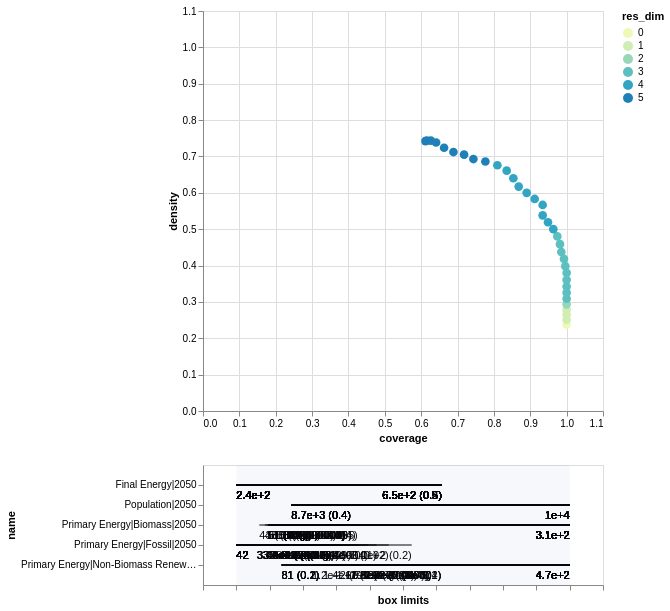

This figure's notebook cell:
### Code cell
box1.inspect_tradeoff()

### Figure 1 — Vega-Lite specification as saved in the notebook (floating-point values rounded to 4 significant figures)
{"config": {"view": {"continuousWidth": 300, "continuousHeight": 300}}, "vconcat": [{"data": {"name": "data-2d172a2b8bb0cdc6af72a645f3bc7542"}, "mark": {"type": "circle", "size": 75}, "encoding": {"color": {"field": "res_dim", "scale": {"range": ["#eff9b6", "#d0edb3", "#97d6b9", "#5dc0c0", "#31a5c2", "#1f80b8", "#2354a3", "#21318d"]}, "type": "ordinal"}, "opacity": {"condition": {"param": "param_1132f4e8af20e10d", "value": 1}, "value": 0.4}, "tooltip": [{"field": "id", "type": "quantitative"}, {"field": "coverage", "format": ".2", "type": "quantitative"}, {"field": "density", "format": ".2", "type": "quantitative"}, {"field": "res_dim", "type": "ordinal"}], "x": {"field": "coverage", "scale": {"domain": [0, 1.1]}, "type": "quantitative"}, "y": {"field": "density", "scale": {"domain": [0, 1.1]}, "type": "quantitative"}}, "height": 400, "name": "view_f04e86b26fd70983_0", "width": 400}, {"layer": [{"data": {"name": "data-48250da5fa96e78ea16b1282b82588ae"}, "mark": {"type": "rule"}, "encoding": {"x": {"axis": {"grid": false, "labels": false, "title": "box limits"}, "field": "x_lower", "scale": {"domain": [0, 1], "padding": 0.1}, "type": "quantitative"}, "x2": {"field": "x_upper"}, "y": {"field": "name", "scale": {"padding": 1.0}, "type": "nominal"}}, "transform": [{"calculate": "(datum.x1-datum.minimum)/(datum.maximum-datum.minimum)", "as": "x_lower"}, {"calculate": "(datum.x2-datum.minimum)/(datum.maximum-datum.minimum)", "as": "x_upper"}, {"filter": {"param": "param_1132f4e8af20e10d"}}]}, {"data": {"name": "data-48250da5fa96e78ea16b1282b82588ae"}, "mark": {"type": "text", "align": "left", "baseline": "top", "dy": 5}, "encoding": {"text": {"field": "text", "type": "ordinal"}, "x": {"axis": {"grid": false, "labels": false, "title": "box limits"}, "field": "x_lower", "scale": {"domain": [0, 1], "padding": 0.1}, "type": "quantitative"}, "x2": {"field": "x_upper"}, "y": {"field": "name", "scale": {"padding": 1.0}, "type": "nominal"}}, "transform": [{"calculate": "(datum.x1-datum.minimum)/(datum.maximum-datum.minimum)", "as": "x_lower"}, {"calculate": "(datum.x2-datum.minimum)/(datum.maximum-datum.minimum)", "as": "x_upper"}, {"filter": {"param": "param_1132f4e8af20e10d"}}, {"calculate": "datum.qp_lower>0?format(datum.x1, \".2\")+\" (\"+format(datum.qp_lower, \".1~g\")+\")\" :format(datum.x1, \".2\")", "as": "text"}]}, {"data": {"name": "data-48250da5fa96e78ea16b1282b82588ae"}, "mark": {"type": "text", "align": "right", "baseline": "top", "dy": 5}, "encoding": {"text": {"field": "text", "type": "ordinal"}, "x": {"field": "x_upper", "type": "quantitative"}, "x2": {"field": "x_upper"}, "y": {"field": "name", "scale": {"padding": 1.0}, "type": "nominal"}}, "transform": [{"calculate": "(datum.x1-datum.minimum)/(datum.maximum-datum.minimum)", "as": "x_lower"}, {"calculate": "(datum.x2-datum.minimum)/(datum.maximum-datum.minimum)", "as": "x_upper"}, {"filter": {"param": "param_1132f4e8af20e10d"}}, {"calculate": "datum.qp_upper>0?format(datum.x2, \".2\")+\" (\"+format(datum.qp_upper, \".1\")+\")\" :format(datum.x2, \".2\")", "as": "text"}]}, {"data": {"name": "data-97aefd6d737ded565dc732e63f74ecc6"}, "mark": {"type": "rect", "opacity": 0.05}, "encoding": {"x": {"field": "start", "type": "quantitative"}, "x2": {"field": "end"}}}, {"data": {"name": "data-4f53cda18c2baa0c0354bb5f9a3ecbe5"}, "mark": {"type": "point"}, "encoding": {"x": {"field": "x", "type": "quantitative"}, "y": {"field": "name", "type": "nominal"}}, "transform": [{"filter": {"param": "param_1132f4e8af20e10d"}}]}, {"data": {"name": "data-4f53cda18c2baa0c0354bb5f9a3ecbe5"}, "mark": {"type": "text", "align": "center", "baseline": "top", "dy": 5}, "encoding": {"text": {"field": "item", "type": "nominal"}, "x": {"field": "x", "type": "quantitative"}, "y": {"field": "name", "type": "nominal"}}, "transform": [{"filter": {"param": "param_1132f4e8af20e10d"}}]}], "width": 400}], "params": [{"name": "param_1132f4e8af20e10d", "select": {"type": "point", "fields": ["id"]}, "views": ["view_f04e86b26fd70983_0"]}], "$schema": "https://vega.github.io/schema/vega-lite/v6.4.1.json", "datasets": {"data-2d172a2b8bb0cdc6af72a645f3bc7542": [{"coverage": 1.0, "density": 0.238, "id": 0, "k": 273, "mass": 1.0, "mean": 0.238, "n": 1147, "res_dim": 0}, {"coverage": 1.0, "density": 0.2509, "id": 1, "k": 273, "mass": 0.9486, "mean": 0.2509, "n": 1088, "res_dim": 1}, {"coverage": 1.0, "density": 0.2643, "id": 2, "k": 273, "mass": 0.9006, "mean": 0.2643, "n": 1033, "res_dim": 1}, {"coverage": 1.0, "density": 0.2783, "id": 3, "k": 273, "mass": 0.8553, "mean": 0.2783, "n": 981, "res_dim": 1}, {"coverage": 1.0, "density": 0.2932, "id": 4, "k": 273, "mass": 0.8117, "mean": 0.2932, "n": 931, "res_dim": 2}, {"coverage": 1.0, "density": 0.3088, "id": 5, "k": 273, "mass": 0.7707, "mean": 0.3088, "n": 884, "res_dim": 3}, {"coverage": 1.0, "density": 0.3254, "id": 6, "k": 273, "mass": 0.7315, "mean": 0.3254, "n": 839, "res_dim": 3}, {"coverage": 1.0, "density": 0.3425, "id": 7, "k": 273, "mass": 0.6949, "mean": 0.3425, "n": 797, "res_dim": 3}, {"coverage": 1.0, "density": 0.3606, "id": 8, "k": 273, "mass": 0.66, "mean": 0.3606, "n": 757, "res_dim": 3}, {"coverage": 1.0, "density": 0.3797, "id": 9, "k": 273, "mass": 0.6269, "mean": 0.3797, "n": 719, "res_dim": 3}, {"coverage": 0.9963, "density": 0.3982, "id": 10, "k": 272, "mass": 0.5955, "mean": 0.3982, "n": 683, "res_dim": 3}, {"coverage": 0.9927, "density": 0.4182, "id": 11, "k": 271, "mass": 0.565, "mean": 0.4182, "n": 648, "res_dim": 3}, {"coverage": 0.9853, "density": 0.4374, "id": 12, "k": 269, "mass": 0.5362, "mean": 0.4374, "n": 615, "res_dim": 3}, {"coverage": 0.9817, "density": 0.4589, "id": 13, "k": 268, "mass": 0.5092, "mean": 0.4589, "n": 584, "res_dim": 3}, {"coverage": 0.9744, "density": 0.4801, "id": 14, "k": 266, "mass": 0.483, "mean": 0.4801, "n": 554, "res_dim": 3}, {"coverage": 0.9634, "density": 0.5, "id": 15, "k": 263, "mass": 0.4586, "mean": 0.5, "n": 526, "res_dim": 4}, {"coverage": 0.9487, "density": 0.519, "id": 16, "k": 259, "mass": 0.435, "mean": 0.519, "n": 499, "res_dim": 4}, {"coverage": 0.9341, "density": 0.538, "id": 17, "k": 255, "mass": 0.4133, "mean": 0.538, "n": 474, "res_dim": 4}, {"coverage": 0.9341, "density": 0.5667, "id": 18, "k": 255, "mass": 0.3923, "mean": 0.5667, "n": 450, "res_dim": 4}, {"coverage": 0.9121, "density": 0.5831, "id": 19, "k": 249, "mass": 0.3723, "mean": 0.5831, "n": 427, "res_dim": 4}, {"coverage": 0.8901, "density": 0.6, "id": 20, "k": 243, "mass": 0.3531, "mean": 0.6, "n": 405, "res_dim": 4}, {"coverage": 0.8681, "density": 0.6172, "id": 21, "k": 237, "mass": 0.3348, "mean": 0.6172, "n": 384, "res_dim": 4}, {"coverage": 0.8535, "density": 0.6401, "id": 22, "k": 233, "mass": 0.3173, "mean": 0.6401, "n": 364, "res_dim": 4}, {"coverage": 0.8352, "density": 0.6609, "id": 23, "k": 228, "mass": 0.3008, "mean": 0.6609, "n": 345, "res_dim": 4}, {"coverage": 0.8095, "density": 0.6758, "id": 24, "k": 221, "mass": 0.2851, "mean": 0.6758, "n": 327, "res_dim": 4}, {"coverage": 0.7766, "density": 0.6861, "id": 25, "k": 212, "mass": 0.2694, "mean": 0.6861, "n": 309, "res_dim": 5}, {"coverage": 0.7436, "density": 0.6928, "id": 26, "k": 203, "mass": 0.2554, "mean": 0.6928, "n": 293, "res_dim": 5}, {"coverage": 0.7179, "density": 0.705, "id": 27, "k": 196, "mass": 0.2424, "mean": 0.705, "n": 278, "res_dim": 5}, {"coverage": 0.6886, "density": 0.7121, "id": 28, "k": 188, "mass": 0.2302, "mean": 0.7121, "n": 264, "res_dim": 5}, {"coverage": 0.663, "density": 0.724, "id": 29, "k": 181, "mass": 0.218, "mean": 0.724, "n": 250, "res_dim": 5}, {"coverage": 0.641, "density": 0.7384, "id": 30, "k": 175, "mass": 0.2066, "mean": 0.7384, "n": 237, "res_dim": 5}, {"coverage": 0.6117, "density": 0.7422, "id": 31, "k": 167, "mass": 0.1962, "mean": 0.7422, "n": 225, "res_dim": 5}, {"coverage": 0.6154, "density": 0.7434, "id": 32, "k": 168, "mass": 0.197, "mean": 0.7434, "n": 226, "res_dim": 5}, {"coverage": 0.6264, "density": 0.7435, "id": 33, "k": 171, "mass": 0.2005, "mean": 0.7435, "n": 230, "res_dim": 5}], "data-48250da5fa96e78ea16b1282b82588ae": [{"x1": 43.49, "x2": 310.1, "name": "Primary Energy|Biomass|2050", "id": 1, "minimum": 23.79, "maximum": 310.1, "qp_lower": 0.1674, "qp_upper": -1.0}, {"x1": 48.24, "x2": 310.1, "name": "Primary Energy|Biomass|2050", "id": 2, "minimum": 23.79, "maximum": 310.1, "qp_lower": 0.02686, "qp_upper": -1.0}, {"x1": 50.97, "x2": 310.1, "name": "Primary Energy|Biomass|2050", "id": 3, "minimum": 23.79, "maximum": 310.1, "qp_lower": 0.001993, "qp_upper": -1.0}, {"x1": 242.8, "x2": 645.2, "name": "Final Energy|2050", "id": 4, "minimum": 242.8, "maximum": 895.3, "qp_lower": -1.0, "qp_upper": 0.1632}, {"x1": 50.97, "x2": 310.1, "name": "Primary Energy|Biomass|2050", "id": 4, "minimum": 23.79, "maximum": 310.1, "qp_lower": 0.00301, "qp_upper": -1.0}, {"x1": 242.8, "x2": 645.2, "name": "Final Energy|2050", "id": 5, "minimum": 242.8, "maximum": 895.3, "qp_lower": -1.0, "qp_upper": 0.4071}, {"x1": 42.08, "x2": 614.0, "name": "Primary Energy|Fossil|2050", "id": 5, "minimum": 42.08, "maximum": 1129.0, "qp_lower": -1.0, "qp_upper": 0.1632}, {"x1": 50.97, "x2": 310.1, "name": "Primary Energy|Biomass|2050", "id": 5, "minimum": 23.79, "maximum": 310.1, "qp_lower": 0.006995, "qp_upper": -1.0}, {"x1": 242.8, "x2": 645.2, "name": "Final Energy|2050", "id": 6, "minimum": 242.8, "maximum": 895.3, "qp_lower": -1.0, "qp_upper": 0.4939}, {"x1": 42.08, "x2": 539.2, "name": "Primary Energy|Fossil|2050", "id": 6, "minimum": 42.08, "maximum": 1129.0, "qp_lower": -1.0, "qp_upper": 0.02312}, {"x1": 50.97, "x2": 310.1, "name": "Primary Energy|Biomass|2050", "id": 6, "minimum": 23.79, "maximum": 310.1, "qp_lower": 0.02204, "qp_upper": -1.0}, {"x1": 242.8, "x2": 645.2, "name": "Final Energy|2050", "id": 7, "minimum": 242.8, "maximum": 895.3, "qp_lower": -1.0, "qp_upper": 0.5133}, {"x1": 42.08, "x2": 499.5, "name": "Primary Energy|Fossil|2050", "id": 7, "minimum": 42.08, "maximum": 1129.0, "qp_lower": -1.0, "qp_upper": 0.001446}, {"x1": 50.97, "x2": 310.1, "name": "Primary Energy|Biomass|2050", "id": 7, "minimum": 23.79, "maximum": 310.1, "qp_lower": 0.05337, "qp_upper": -1.0}, {"x1": 242.8, "x2": 645.2, "name": "Final Energy|2050", "id": 8, "minimum": 242.8, "maximum": 895.3, "qp_lower": -1.0, "qp_upper": 0.5137}, {"x1": 42.08, "x2": 472.2, "name": "Primary Energy|Fossil|2050", "id": 8, "minimum": 42.08, "maximum": 1129.0, "qp_lower": -1.0, "qp_upper": 3.747e-05}, {"x1": 50.97, "x2": 310.1, "name": "Primary Energy|Biomass|2050", "id": 8, "minimum": 23.79, "maximum": 310.1, "qp_lower": 0.08371, "qp_upper": -1.0}, {"x1": 242.8, "x2": 645.2, "name": "Final Energy|2050", "id": 9, "minimum": 242.8, "maximum": 895.3, "qp_lower": -1.0, "qp_upper": 0.5141}, {"x1": 42.08, "x2": 440.7, "name": "Primary Energy|Fossil|2050", "id": 9, "minimum": 42.08, "maximum": 1129.0, "qp_lower": -1.0, "qp_upper": 4.013e-07}, {"x1": 50.97, "x2": 310.1, "name": "Primary Energy|Biomass|2050", "id": 9, "minimum": 23.79, "maximum": 310.1, "qp_lower": 0.1464, "qp_upper": -1.0}, {"x1": 242.8, "x2": 645.2, "name": "Final Energy|2050", "id": 10, "minimum": 242.8, "maximum": 895.3, "qp_lower": -1.0, "qp_upper": 0.5145}, {"x1": 42.08, "x2": 416.3, "name": "Primary Energy|Fossil|2050", "id": 10, "minimum": 42.08, "maximum": 1129.0, "qp_lower": -1.0, "qp_upper": 2.914e-09}, {"x1": 50.97, "x2": 310.1, "name": "Primary Energy|Biomass|2050", "id": 10, "minimum": 23.79, "maximum": 310.1, "qp_lower": 0.1863, "qp_upper": -1.0}, {"x1": 242.8, "x2": 645.2, "name": "Final Energy|2050", "id": 11, "minimum": 242.8, "maximum": 895.3, "qp_lower": -1.0, "qp_upper": 0.515}, {"x1": 42.08, "x2": 398.3, "name": "Primary Energy|Fossil|2050", "id": 11, "minimum": 42.08, "maximum": 1129.0, "qp_lower": -1.0, "qp_upper": 8.828e-12}, {"x1": 50.97, "x2": 310.1, "name": "Primary Energy|Biomass|2050", "id": 11, "minimum": 23.79, "maximum": 310.1, "qp_lower": 0.2604, "qp_upper": -1.0}, {"x1": 242.8, "x2": 645.2, "name": "Final Energy|2050", "id": 12, "minimum": 242.8, "maximum": 895.3, "qp_lower": -1.0, "qp_upper": 0.5155}, {"x1": 42.08, "x2": 377.6, "name": "Primary Energy|Fossil|2050", "id": 12, "minimum": 42.08, "maximum": 1129.0, "qp_lower": -1.0, "qp_upper": 2.518e-14}, {"x1": 50.97, "x2": 310.1, "name": "Primary Energy|Biomass|2050", "id": 12, "minimum": 23.79, "maximum": 310.1, "qp_lower": 0.3146, "qp_upper": -1.0}, {"x1": 242.8, "x2": 645.2, "name": "Final Energy|2050", "id": 13, "minimum": 242.8, "maximum": 895.3, "qp_lower": -1.0, "qp_upper": 0.5161}, {"x1": 42.08, "x2": 363.0, "name": "Primary Energy|Fossil|2050", "id": 13, "minimum": 42.08, "maximum": 1129.0, "qp_lower": -1.0, "qp_upper": 2.167e-17}, {"x1": 50.97, "x2": 310.1, "name": "Primary Energy|Biomass|2050", "id": 13, "minimum": 23.79, "maximum": 310.1, "qp_lower": 0.3551, "qp_upper": -1.0}, {"x1": 242.8, "x2": 645.2, "name": "Final Energy|2050", "id": 14, "minimum": 242.8, "maximum": 895.3, "qp_lower": -1.0, "qp_upper": 0.5167}, {"x1": 42.08, "x2": 344.5, "name": "Primary Energy|Fossil|2050", "id": 14, "minimum": 42.08, "maximum": 1129.0, "qp_lower": -1.0, "qp_upper": 1.726e-20}, {"x1": 50.97, "x2": 310.1, "name": "Primary Energy|Biomass|2050", "id": 14, "minimum": 23.79, "maximum": 310.1, "qp_lower": 0.3745, "qp_upper": -1.0}, {"x1": 242.8, "x2": 645.2, "name": "Final Energy|2050", "id": 15, "minimum": 242.8, "maximum": 895.3, "qp_lower": -1.0, "qp_upper": 0.5174}, {"x1": 42.08, "x2": 344.5, "name": "Primary Energy|Fossil|2050", "id": 15, "minimum": 42.08, "maximum": 1129.0, "qp_lower": -1.0, "qp_upper": 2.056e-15}, {"x1": 50.97, "x2": 310.1, "name": "Primary Energy|Biomass|2050", "id": 15, "minimum": 23.79, "maximum": 310.1, "qp_lower": 0.366, "qp_upper": -1.0}, {"x1": 80.89, "x2": 473.5, "name": "Primary Energy|Non-Biomass Renewables|2050", "id": 15, "minimum": 19.49, "maximum": 473.5, "qp_lower": 0.1927, "qp_upper": -1.0}, {"x1": 242.8, "x2": 645.2, "name": "Final Energy|2050", "id": 16, "minimum": 242.8, "maximum": 895.3, "qp_lower": -1.0, "qp_upper": 0.5181}, {"x1": 42.08, "x2": 344.5, "name": "Primary Energy|Fossil|2050", "id": 16, "minimum": 42.08, "maximum": 1129.0, "qp_lower": -1.0, "qp_upper": 8.91e-11}, {"x1": 55.1, "x2": 310.1, "name": "Primary Energy|Biomass|2050", "id": 16, "minimum": 23.79, "maximum": 310.1, "qp_lower": 0.1187, "qp_upper": -1.0}, {"x1": 80.89, "x2": 473.5, "name": "Primary Energy|Non-Biomass Renewables|2050", "id": 16, "minimum": 19.49, "maximum": 473.5, "qp_lower": 0.1754, "qp_upper": -1.0}, {"x1": 242.8, "x2": 645.2, "name": "Final Energy|2050", "id": 17, "minimum": 242.8, "maximum": 895.3, "qp_lower": -1.0, "qp_upper": 0.5188}, {"x1": 42.08, "x2": 344.5, "name": "Primary Energy|Fossil|2050", "id": 17, "minimum": 42.08, "maximum": 1129.0, "qp_lower": -1.0, "qp_upper": 3.511e-09}, {"x1": 58.22, "x2": 310.1, "name": "Primary Energy|Biomass|2050", "id": 17, "minimum": 23.79, "maximum": 310.1, "qp_lower": 0.02417, "qp_upper": -1.0}, {"x1": 80.89, "x2": 473.5, "name": "Primary Energy|Non-Biomass Renewables|2050", "id": 17, "minimum": 19.49, "maximum": 473.5, "qp_lower": 0.1585, "qp_upper": -1.0}, {"x1": 242.8, "x2": 645.2, "name": "Final Energy|2050", "id": 18, "minimum": 242.8, "maximum": 895.3, "qp_lower": -1.0, "qp_upper": 0.5198}, {"x1": 42.08, "x2": 344.5, "name": "Primary Energy|Fossil|2050", "id": 18, "minimum": 42.08, "maximum": 1129.0, "qp_lower": -1.0, "qp_upper": 1.567e-08}, {"x1": 61.43, "x2": 310.1, "name": "Primary Energy|Biomass|2050", "id": 18, "minimum": 23.79, "maximum": 310.1, "qp_lower": 0.0008407, "qp_upper": -1.0}, {"x1": 80.89, "x2": 473.5, "name": "Primary Energy|Non-Biomass Renewables|2050", "id": 18, "minimum": 19.49, "maximum": 473.5, "qp_lower": 0.136, "qp_upper": -1.0}, {"x1": 242.8, "x2": 645.2, "name": "Final Energy|2050", "id": 19, "minimum": 242.8, "maximum": 895.3, "qp_lower": -1.0, "qp_upper": 0.5206}, {"x1": 42.08, "x2": 344.5, "name": "Primary Energy|Fossil|2050", "id": 19, "minimum": 42.08, "maximum": 1129.0, "qp_lower": -1.0, "qp_upper": 2.903e-08}, {"x1": 64.2, "x2": 310.1, "name": "Primary Energy|Biomass|2050", "id": 19, "minimum": 23.79, "maximum": 310.1, "qp_lower": 9.14e-05, "qp_upper": -1.0}, {"x1": 80.89, "x2": 473.5, "name": "Primary Energy|Non-Biomass Renewables|2050", "id": 19, "minimum": 19.49, "maximum": 473.5, "qp_lower": 0.1211, "qp_upper": -1.0}, {"x1": 242.8, "x2": 645.2, "name": "Final Energy|2050", "id": 20, "minimum": 242.8, "maximum": 895.3, "qp_lower": -1.0, "qp_upper": 0.5216}, {"x1": 42.08, "x2": 344.5, "name": "Primary Energy|Fossil|2050", "id": 20, "minimum": 42.08, "maximum": 1129.0, "qp_lower": -1.0, "qp_upper": 0.01327}, {"x1": 64.2, "x2": 310.1, "name": "Primary Energy|Biomass|2050", "id": 20, "minimum": 23.79, "maximum": 310.1, "qp_lower": 4.632e-05, "qp_upper": -1.0}, {"x1": 122.4, "x2": 473.5, "name": "Primary Energy|Non-Biomass Renewables|2050", "id": 20, "minimum": 19.49, "maximum": 473.5, "qp_lower": 0.03411, "qp_upper": -1.0}, {"x1": 242.8, "x2": 645.2, "name": "Final Energy|2050", "id": 21, "minimum": 242.8, "maximum": 895.3, "qp_lower": -1.0, "qp_upper": 0.5226}, {"x1": 42.08, "x2": 344.5, "name": "Primary Energy|Fossil|2050", "id": 21, "minimum": 42.08, "maximum": 1129.0, "qp_lower": -1.0, "qp_upper": 0.05278}, {"x1": 64.2, "x2": 310.1, "name": "Primary Energy|Biomass|2050", "id": 21, "minimum": 23.79, "maximum": 310.1, "qp_lower": 2.217e-05, "qp_upper": -1.0}, {"x1": 137.6, "x2": 473.5, "name": "Primary Energy|Non-Biomass Renewables|2050", "id": 21, "minimum": 19.49, "maximum": 473.5, "qp_lower": 0.006992, "qp_upper": -1.0}, {"x1": 242.8, "x2": 645.2, "name": "Final Energy|2050", "id": 22, "minimum": 242.8, "maximum": 895.3, "qp_lower": -1.0, "qp_upper": 0.5238}, {"x1": 42.08, "x2": 344.5, "name": "Primary Energy|Fossil|2050", "id": 22, "minimum": 42.08, "maximum": 1129.0, "qp_lower": -1.0, "qp_upper": 0.07864}, {"x1": 64.2, "x2": 310.1, "name": "Primary Energy|Biomass|2050", "id": 22, "minimum": 23.79, "maximum": 310.1, "qp_lower": 9.78e-06, "qp_upper": -1.0}, {"x1": 155.8, "x2": 473.5, "name": "Primary Energy|Non-Biomass Renewables|2050", "id": 22, "minimum": 19.49, "maximum": 473.5, "qp_lower": 0.0005114, "qp_upper": -1.0}, {"x1": 242.8, "x2": 645.2, "name": "Final Energy|2050", "id": 23, "minimum": 242.8, "maximum": 895.3, "qp_lower": -1.0, "qp_upper": 0.5251}, {"x1": 42.08, "x2": 344.5, "name": "Primary Energy|Fossil|2050", "id": 23, "minimum": 42.08, "maximum": 1129.0, "qp_lower": -1.0, "qp_upper": 0.1296}, {"x1": 64.2, "x2": 310.1, "name": "Primary Energy|Biomass|2050", "id": 23, "minimum": 23.79, "maximum": 310.1, "qp_lower": 8.902e-06, "qp_upper": -1.0}, {"x1": 167.8, "x2": 473.5, "name": "Primary Energy|Non-Biomass Renewables|2050", "id": 23, "minimum": 19.49, "maximum": 473.5, "qp_lower": 3.324e-05, "qp_upper": -1.0}, {"x1": 242.8, "x2": 645.2, "name": "Final Energy|2050", "id": 24, "minimum": 242.8, "maximum": 895.3, "qp_lower": -1.0, "qp_upper": 0.5263}, {"x1": 42.08, "x2": 344.5, "name": "Primary Energy|Fossil|2050", "id": 24, "minimum": 42.08, "maximum": 1129.0, "qp_lower": -1.0, "qp_upper": 0.1298}, {"x1": 64.2, "x2": 310.1, "name": "Primary Energy|Biomass|2050", "id": 24, "minimum": 23.79, "maximum": 310.1, "qp_lower": 1.296e-05, "qp_upper": -1.0}, {"x1": 175.8, "x2": 473.5, "name": "Primary Energy|Non-Biomass Renewables|2050", "id": 24, "minimum": 19.49, "maximum": 473.5, "qp_lower": 4.467e-06, "qp_upper": -1.0}, {"x1": 242.8, "x2": 645.2, "name": "Final Energy|2050", "id": 25, "minimum": 242.8, "maximum": 895.3, "qp_lower": -1.0, "qp_upper": 0.5274}, {"x1": 42.08, "x2": 344.5, "name": "Primary Energy|Fossil|2050", "id": 25, "minimum": 42.08, "maximum": 1129.0, "qp_lower": -1.0, "qp_upper": 0.1497}, {"x1": 64.2, "x2": 310.1, "name": "Primary Energy|Biomass|2050", "id": 25, "minimum": 23.79, "maximum": 310.1, "qp_lower": 6.334e-06, "qp_upper": -1.0}, {"x1": 175.8, "x2": 473.5, "name": "Primary Energy|Non-Biomass Renewables|2050", "id": 25, "minimum": 19.49, "maximum": 473.5, "qp_lower": 2.172e-06, "qp_upper": -1.0}, {"x1": 8722.0, "x2": 10040.0, "name": "Population|2050", "id": 25, "minimum": 8461.0, "maximum": 10040.0, "qp_lower": 0.3755, "qp_upper": -1.0}, {"x1": 242.8, "x2": 645.2, "name": "Final Energy|2050", "id": 26, "minimum": 242.8, "maximum": 895.3, "qp_lower": -1.0, "qp_upper": 0.5285}, {"x1": 42.08, "x2": 344.5, "name": "Primary Energy|Fossil|2050", "id": 26, "minimum": 42.08, "maximum": 1129.0, "qp_lower": -1.0, "qp_upper": 0.1578}, {"x1": 67.47, "x2": 310.1, "name": "Primary Energy|Biomass|2050", "id": 26, "minimum": 23.79, "maximum": 310.1, "qp_lower": 3.56e-06, "qp_upper": -1.0}, {"x1": 175.8, "x2": 473.5, "name": "Primary Energy|Non-Biomass Renewables|2050", "id": 26, "minimum": 19.49, "maximum": 473.5, "qp_lower": 1.179e-06, "qp_upper": -1.0}, {"x1": 8722.0, "x2": 10040.0, "name": "Population|2050", "id": 26, "minimum": 8461.0, "maximum": 10040.0, "qp_lower": 0.3526, "qp_upper": -1.0}, {"x1": 242.8, "x2": 645.2, "name": "Final Energy|2050", "id": 27, "minimum": 242.8, "maximum": 895.3, "qp_lower": -1.0, "qp_upper": 0.5298}, {"x1": 42.08, "x2": 344.5, "name": "Primary Energy|Fossil|2050", "id": 27, "minimum": 42.08, "maximum": 1129.0, "qp_lower": -1.0, "qp_upper": 0.1447}, {"x1": 69.19, "x2": 310.1, "name": "Primary Energy|Biomass|2050", "id": 27, "minimum": 23.79, "maximum": 310.1, "qp_lower": 7.982e-07, "qp_upper": -1.0}, {"x1": 175.8, "x2": 473.5, "name": "Primary Energy|Non-Biomass Renewables|2050", "id": 27, "minimum": 19.49, "maximum": 473.5, "qp_lower": 4.742e-07, "qp_upper": -1.0}, {"x1": 8722.0, "x2": 10040.0, "name": "Population|2050", "id": 27, "minimum": 8461.0, "maximum": 10040.0, "qp_lower": 0.3703, "qp_upper": -1.0}, {"x1": 242.8, "x2": 645.2, "name": "Final Energy|2050", "id": 28, "minimum": 242.8, "maximum": 895.3, "qp_lower": -1.0, "qp_upper": 0.5309}, {"x1": 42.08, "x2": 344.5, "name": "Primary Energy|Fossil|2050", "id": 28, "minimum": 42.08, "maximum": 1129.0, "qp_lower": -1.0, "qp_upper": 0.1541}, {"x1": 69.19, "x2": 310.1, "name": "Primary Energy|Biomass|2050", "id": 28, "minimum": 23.79, "maximum": 310.1, "qp_lower": 5.224e-06, "qp_upper": -1.0}, {"x1": 185.9, "x2": 473.5, "name": "Primary Energy|Non-Biomass Renewables|2050", "id": 28, "minimum": 19.49, "maximum": 473.5, "qp_lower": 2.623e-07, "qp_upper": -1.0}, {"x1": 8722.0, "x2": 10040.0, "name": "Population|2050", "id": 28, "minimum": 8461.0, "maximum": 10040.0, "qp_lower": 0.3807, "qp_upper": -1.0}, {"x1": 242.8, "x2": 645.2, "name": "Final Energy|2050", "id": 29, "minimum": 242.8, "maximum": 895.3, "qp_lower": -1.0, "qp_upper": 0.5324}, {"x1": 42.08, "x2": 344.5, "name": "Primary Energy|Fossil|2050", "id": 29, "minimum": 42.08, "maximum": 1129.0, "qp_lower": -1.0, "qp_upper": 0.1521}, {"x1": 69.19, "x2": 310.1, "name": "Primary Energy|Biomass|2050", "id": 29, "minimum": 23.79, "maximum": 310.1, "qp_lower": 0.0001012, "qp_upper": -1.0}, {"x1": 190.4, "x2": 473.5, "name": "Primary Energy|Non-Biomass Renewables|2050", "id": 29, "minimum": 19.49, "maximum": 473.5, "qp_lower": 6.533e-08, "qp_upper": -1.0}, {"x1": 8722.0, "x2": 10040.0, "name": "Population|2050", "id": 29, "minimum": 8461.0, "maximum": 10040.0, "qp_lower": 0.4045, "qp_upper": -1.0}, {"x1": 242.8, "x2": 645.2, "name": "Final Energy|2050", "id": 30, "minimum": 242.8, "maximum": 895.3, "qp_lower": -1.0, "qp_upper": 0.5341}, {"x1": 42.08, "x2": 344.5, "name": "Primary Energy|Fossil|2050", "id": 30, "minimum": 42.08, "maximum": 1129.0, "qp_lower": -1.0, "qp_upper": 0.1377}, {"x1": 69.19, "x2": 310.1, "name": "Primary Energy|Biomass|2050", "id": 30, "minimum": 23.79, "maximum": 310.1, "qp_lower": 0.0001525, "qp_upper": -1.0}, {"x1": 192.9, "x2": 473.5, "name": "Primary Energy|Non-Biomass Renewables|2050", "id": 30, "minimum": 19.49, "maximum": 473.5, "qp_lower": 1.011e-08, "qp_upper": -1.0}, {"x1": 8722.0, "x2": 10040.0, "name": "Population|2050", "id": 30, "minimum": 8461.0, "maximum": 10040.0, "qp_lower": 0.3624, "qp_upper": -1.0}, {"x1": 242.8, "x2": 645.2, "name": "Final Energy|2050", "id": 31, "minimum": 242.8, "maximum": 895.3, "qp_lower": -1.0, "qp_upper": 0.5352}, {"x1": 42.08, "x2": 344.5, "name": "Primary Energy|Fossil|2050", "id": 31, "minimum": 42.08, "maximum": 1129.0, "qp_lower": -1.0, "qp_upper": 0.176}, {"x1": 69.19, "x2": 310.1, "name": "Primary Energy|Biomass|2050", "id": 31, "minimum": 23.79, "maximum": 310.1, "qp_lower": 0.0003828, "qp_upper": -1.0}, {"x1": 195.0, "x2": 473.5, "name": "Primary Energy|Non-Biomass Renewables|2050", "id": 31, "minimum": 19.49, "maximum": 473.5, "qp_lower": 1.162e-08, "qp_upper": -1.0}, {"x1": 8722.0, "x2": 10040.0, "name": "Population|2050", "id": 31, "minimum": 8461.0, "maximum": 10040.0, "qp_lower": 0.3566, "qp_upper": -1.0}, {"x1": 242.8, "x2": 645.2, "name": "Final Energy|2050", "id": 32, "minimum": 242.8, "maximum": 895.3, "qp_lower": -1.0, "qp_upper": 0.5352}, {"x1": 42.08, "x2": 354.1, "name": "Primary Energy|Fossil|2050", "id": 32, "minimum": 42.08, "maximum": 1129.0, "qp_lower": -1.0, "qp_upper": 0.1656}, {"x1": 69.19, "x2": 310.1, "name": "Primary Energy|Biomass|2050", "id": 32, "minimum": 23.79, "maximum": 310.1, "qp_lower": 0.0002924, "qp_upper": -1.0}, {"x1": 195.0, "x2": 473.5, "name": "Primary Energy|Non-Biomass Renewables|2050", "id": 32, "minimum": 19.49, "maximum": 473.5, "qp_lower": 3.852e-09, "qp_upper": -1.0}, {"x1": 8722.0, "x2": 10040.0, "name": "Population|2050", "id": 32, "minimum": 8461.0, "maximum": 10040.0, "qp_lower": 0.3561, "qp_upper": -1.0}, {"x1": 242.8, "x2": 645.2, "name": "Final Energy|2050", "id": 33, "minimum": 242.8, "maximum": 895.3, "qp_lower": -1.0, "qp_upper": 0.5349}, {"x1": 42.08, "x2": 354.1, "name": "Primary Energy|Fossil|2050", "id": 33, "minimum": 42.08, "maximum": 1129.0, "qp_lower": -1.0, "qp_upper": 0.1674}, {"x1": 68.52, "x2": 310.1, "name": "Primary Energy|Biomass|2050", "id": 33, "minimum": 23.79, "maximum": 310.1, "qp_lower": 0.0002563, "qp_upper": -1.0}, {"x1": 195.0, "x2": 473.5, "name": "Primary Energy|Non-Biomass Renewables|2050", "id": 33, "minimum": 19.49, "maximum": 473.5, "qp_lower": 3.037e-09, "qp_upper": -1.0}, {"x1": 8722.0, "x2": 10040.0, "name": "Population|2050", "id": 33, "minimum": 8461.0, "maximum": 10040.0, "qp_lower": 0.357, "qp_upper": -1.0}], "data-97aefd6d737ded565dc732e63f74ecc6": [{"start": 0, "end": 1}], "data-4f53cda18c2baa0c0354bb5f9a3ecbe5": []}}
